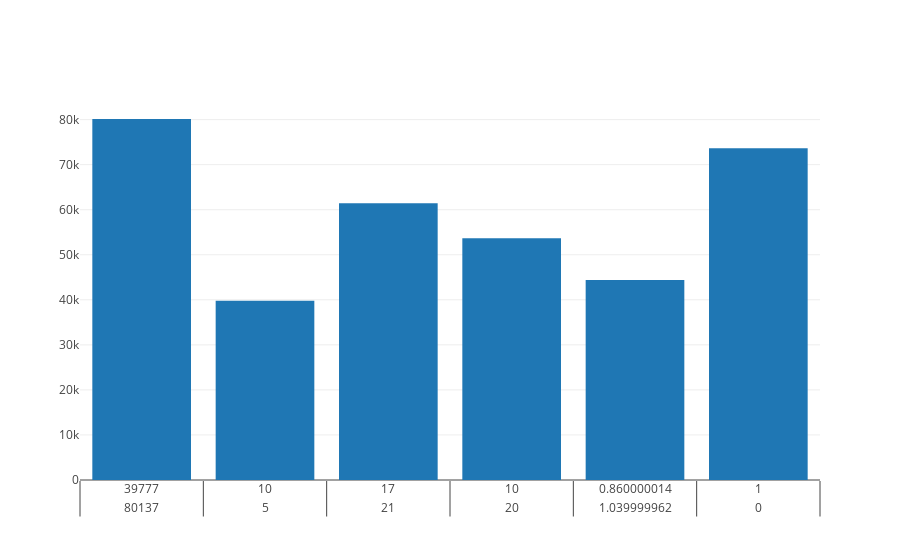

The notebook cell this image was saved under:
### Code cell
import pandas as pd
#plt.hist(X_train['salary'],data=X_train, bins=20)

data = pd.read_csv('salary.csv')

df = data.drop(['degree','otherqual','position','male','Field'], axis=1)

# Remove Nan values
data.dropna(how='any',axis=0)

df.shape

y = df.salary

X_train, X_test, y_train, y_test = train_test_split(df, y, test_size=0.2, random_state=42)

trace = go.Bar(
    x = X_train,
    y = X_train['salary']
)

data = [trace]

iplot(data, filename='basic-line')

### Figure 1 — Plotly figure (JSON) as saved in the notebook; plotly's stock layout.template omitted (floating-point values rounded to 4 significant figures; data arrays with more than 128 entries replaced by an {"elided": "..."} marker saying what was removed)
{"data": [{"type": "bar", "uid": "ec7adfc6-28cd-49ba-9122-805f14688eb1", "x": {"elided": "411x6 float values"}, "y": {"elided": "411 float values"}}], "layout": {}}
